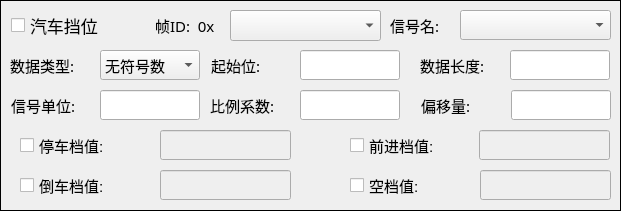
  <widget class="QFrame" name="frame_6">
   <property name="geometry">
    <rect>
     <x>630</x>
     <y>60</y>
     <width>621</width>
     <height>211</height>
    </rect>
   </property>
   <property name="frameShape">
    <enum>QFrame::Box</enum>
   </property>
   <property name="frameShadow">
    <enum>QFrame::Plain</enum>
   </property>
   <widget class="QComboBox" name="ComboBox_Gear_SignalName">
    <property name="geometry">
     <rect>
      <x>460</x>
      <y>10</y>
      <width>151</width>
      <height>30</height>
     </rect>
    </property>
    <property name="font">
     <font>
      <pointsize>9</pointsize>
     </font>
    </property>
    <property name="currentIndex">
     <number>-1</number>
    </property>
   </widget>
   <widget class="QLabel" name="label_31">
    <property name="geometry">
     <rect>
      <x>421</x>
      <y>90</y>
      <width>90</width>
      <height>30</height>
     </rect>
    </property>
    <property name="font">
     <font>
      <family>微软雅黑</family>
      <pointsize>11</pointsize>
     </font>
    </property>
    <property name="text">
     <string>偏移量:</string>
    </property>
   </widget>
   <widget class="QLabel" name="label_32">
    <property name="geometry">
     <rect>
      <x>211</x>
      <y>50</y>
      <width>90</width>
      <height>30</height>
     </rect>
    </property>
    <property name="font">
     <font>
      <family>微软雅黑</family>
      <pointsize>11</pointsize>
     </font>
    </property>
    <property name="text">
     <string>起始位:</string>
    </property>
   </widget>
   <widget class="QLineEdit" name="LineEdit_Gear_Start">
    <property name="geometry">
     <rect>
      <x>300</x>
      <y>50</y>
      <width>100</width>
      <height>30</height>
     </rect>
    </property>
    <property name="font">
     <font>
      <pointsize>11</pointsize>
     </font>
    </property>
    <property name="alignment">
     <set>Qt::AlignRight|Qt::AlignTrailing|Qt::AlignVCenter</set>
    </property>
   </widget>
   <widget class="QLabel" name="label_34">
    <property name="geometry">
     <rect>
      <x>210</x>
      <y>90</y>
      <width>90</width>
      <height>30</height>
     </rect>
    </property>
    <property name="font">
     <font>
      <family>微软雅黑</family>
      <pointsize>11</pointsize>
     </font>
    </property>
    <property name="text">
     <string>比例系数:</string>
    </property>
   </widget>
   <widget class="QComboBox" name="ComboBox_Gear_UorI">
    <property name="geometry">
     <rect>
      <x>100</x>
      <y>50</y>
      <width>100</width>
      <height>30</height>
     </rect>
    </property>
    <property name="font">
     <font>
      <pointsize>11</pointsize>
     </font>
    </property>
    <item>
     <property name="text">
      <string>无符号数</string>
     </property>
    </item>
    <item>
     <property name="text">
      <string>有符号数</string>
     </property>
    </item>
   </widget>
   <widget class="QLineEdit" name="LineEdit_Gear_Offset">
    <property name="geometry">
     <rect>
      <x>511</x>
      <y>90</y>
      <width>100</width>
      <height>30</height>
     </rect>
    </property>
    <property name="font">
     <font>
      <pointsize>11</pointsize>
     </font>
    </property>
    <property name="text">
     <string/>
    </property>
    <property name="alignment">
     <set>Qt::AlignRight|Qt::AlignTrailing|Qt::AlignVCenter</set>
    </property>
   </widget>
   <widget class="QLineEdit" name="LineEdit_Gear_ID">
    <property name="geometry">
     <rect>
      <x>230</x>
      <y>10</y>
      <width>151</width>
      <height>30</height>
     </rect>
    </property>
    <property name="font">
     <font>
      <pointsize>11</pointsize>
     </font>
    </property>
    <property name="text">
     <string/>
    </property>
    <property name="alignment">
     <set>Qt::AlignRight|Qt::AlignTrailing|Qt::AlignVCenter</set>
    </property>
   </widget>
   <widget class="QCheckBox" name="CheckBox_Gear_En">
    <property name="geometry">
     <rect>
      <x>11</x>
      <y>10</y>
      <width>231</width>
      <height>31</height>
     </rect>
    </property>
    <property name="font">
     <font>
      <pointsize>13</pointsize>
     </font>
    </property>
    <property name="text">
     <string>汽车挡位</string>
    </property>
   </widget>
   <widget class="QLabel" name="label_35">
    <property name="geometry">
     <rect>
      <x>10</x>
      <y>50</y>
      <width>90</width>
      <height>30</height>
     </rect>
    </property>
    <property name="font">
     <font>
      <family>微软雅黑</family>
      <pointsize>11</pointsize>
     </font>
    </property>
    <property name="text">
     <string>数据类型:</string>
    </property>
   </widget>
   <widget class="QLabel" name="Label_Gear">
    <property name="geometry">
     <rect>
      <x>390</x>
      <y>10</y>
      <width>90</width>
      <height>30</height>
     </rect>
    </property>
    <property name="font">
     <font>
      <family>微软雅黑</family>
      <pointsize>11</pointsize>
     </font>
    </property>
    <property name="text">
     <string>信号名:</string>
    </property>
   </widget>
   <widget class="QLabel" name="label_37">
    <property name="geometry">
     <rect>
      <x>155</x>
      <y>10</y>
      <width>81</width>
      <height>30</height>
     </rect>
    </property>
    <property name="font">
     <font>
      <family>微软雅黑</family>
      <pointsize>11</pointsize>
     </font>
    </property>
    <property name="text">
     <string>帧ID:  0x</string>
    </property>
   </widget>
   <widget class="QLineEdit" name="LineEdit_Gear_Factor">
    <property name="geometry">
     <rect>
      <x>300</x>
      <y>90</y>
      <width>100</width>
      <height>30</height>
     </rect>
    </property>
    <property name="font">
     <font>
      <pointsize>11</pointsize>
     </font>
    </property>
    <property name="text">
     <string/>
    </property>
    <property name="alignment">
     <set>Qt::AlignRight|Qt::AlignTrailing|Qt::AlignVCenter</set>
    </property>
   </widget>
   <widget class="QLineEdit" name="LineEdit_Gear_P">
    <property name="enabled">
     <bool>false</bool>
    </property>
    <property name="geometry">
     <rect>
      <x>160</x>
      <y>130</y>
      <width>131</width>
      <height>30</height>
     </rect>
    </property>
    <property name="font">
     <font>
      <pointsize>11</pointsize>
     </font>
    </property>
    <property name="text">
     <string/>
    </property>
    <property name="alignment">
     <set>Qt::AlignRight|Qt::AlignTrailing|Qt::AlignVCenter</set>
    </property>
   </widget>
   <widget class="QCheckBox" name="CheckBox_Gear_PEN">
    <property name="geometry">
     <rect>
      <x>20</x>
      <y>130</y>
      <width>101</width>
      <height>31</height>
     </rect>
    </property>
    <property name="font">
     <font>
      <pointsize>11</pointsize>
     </font>
    </property>
    <property name="text">
     <string>停车档值:</string>
    </property>
   </widget>
   <widget class="QLineEdit" name="LineEdit_Gear_D">
    <property name="enabled">
     <bool>false</bool>
    </property>
    <property name="geometry">
     <rect>
      <x>479</x>
      <y>130</y>
      <width>131</width>
      <height>30</height>
     </rect>
    </property>
    <property name="font">
     <font>
      <pointsize>11</pointsize>
     </font>
    </property>
    <property name="text">
     <string/>
    </property>
    <property name="alignment">
     <set>Qt::AlignRight|Qt::AlignTrailing|Qt::AlignVCenter</set>
    </property>
   </widget>
   <widget class="QCheckBox" name="CheckBox_Gear_DEN">
    <property name="geometry">
     <rect>
      <x>350</x>
      <y>130</y>
      <width>101</width>
      <height>31</height>
     </rect>
    </property>
    <property name="font">
     <font>
      <pointsize>11</pointsize>
     </font>
    </property>
    <property name="text">
     <string>前进档值:</string>
    </property>
   </widget>
   <widget class="QCheckBox" name="CheckBox_Gear_REN">
    <property name="geometry">
     <rect>
      <x>20</x>
      <y>170</y>
      <width>101</width>
      <height>31</height>
     </rect>
    </property>
    <property name="font">
     <font>
      <pointsize>11</pointsize>
     </font>
    </property>
    <property name="text">
     <string>倒车档值:</string>
    </property>
   </widget>
   <widget class="QLineEdit" name="LineEdit_Gear_R">
    <property name="enabled">
     <bool>false</bool>
    </property>
    <property name="geometry">
     <rect>
      <x>160</x>
      <y>170</y>
      <width>131</width>
      <height>30</height>
     </rect>
    </property>
    <property name="font">
     <font>
      <pointsize>11</pointsize>
     </font>
    </property>
    <property name="text">
     <string/>
    </property>
    <property name="alignment">
     <set>Qt::AlignRight|Qt::AlignTrailing|Qt::AlignVCenter</set>
    </property>
   </widget>
   <widget class="QLineEdit" name="LineEdit_Gear_N">
    <property name="enabled">
     <bool>false</bool>
    </property>
    <property name="geometry">
     <rect>
      <x>480</x>
      <y>170</y>
      <width>131</width>
      <height>30</height>
     </rect>
    </property>
    <property name="font">
     <font>
      <pointsize>11</pointsize>
     </font>
    </property>
    <property name="text">
     <string/>
    </property>
    <property name="alignment">
     <set>Qt::AlignRight|Qt::AlignTrailing|Qt::AlignVCenter</set>
    </property>
   </widget>
   <widget class="QCheckBox" name="CheckBox_Gear_NEN">
    <property name="geometry">
     <rect>
      <x>350</x>
      <y>170</y>
      <width>101</width>
      <height>31</height>
     </rect>
    </property>
    <property name="font">
     <font>
      <pointsize>11</pointsize>
     </font>
    </property>
    <property name="text">
     <string>空档值:</string>
    </property>
   </widget>
   <widget class="QLabel" name="label_33">
    <property name="geometry">
     <rect>
      <x>420</x>
      <y>50</y>
      <width>90</width>
      <height>30</height>
     </rect>
    </property>
    <property name="font">
     <font>
      <family>微软雅黑</family>
      <pointsize>11</pointsize>
     </font>
    </property>
    <property name="text">
     <string>数据长度:</string>
    </property>
   </widget>
   <widget class="QLineEdit" name="LineEdit_Gear_Length">
    <property name="geometry">
     <rect>
      <x>510</x>
      <y>50</y>
      <width>100</width>
      <height>30</height>
     </rect>
    </property>
    <property name="font">
     <font>
      <pointsize>11</pointsize>
     </font>
    </property>
    <property name="alignment">
     <set>Qt::AlignRight|Qt::AlignTrailing|Qt::AlignVCenter</set>
    </property>
   </widget>
   <widget class="QComboBox" name="ComboBox_Gear_ID">
    <property name="geometry">
     <rect>
      <x>230</x>
      <y>10</y>
      <width>151</width>
      <height>31</height>
     </rect>
    </property>
   </widget>
   <widget class="QLabel" name="label_41">
    <property name="geometry">
     <rect>
      <x>11</x>
      <y>90</y>
      <width>90</width>
      <height>30</height>
     </rect>
    </property>
    <property name="font">
     <font>
      <family>微软雅黑</family>
      <pointsize>11</pointsize>
     </font>
    </property>
    <property name="text">
     <string>信号单位:</string>
    </property>
   </widget>
   <widget class="QLineEdit" name="LineEdit_Gear_Unit">
    <property name="geometry">
     <rect>
      <x>100</x>
      <y>90</y>
      <width>100</width>
      <height>30</height>
     </rect>
    </property>
    <property name="font">
     <font>
      <pointsize>11</pointsize>
     </font>
    </property>
    <property name="alignment">
     <set>Qt::AlignRight|Qt::AlignTrailing|Qt::AlignVCenter</set>
    </property>
   </widget>
  </widget>
